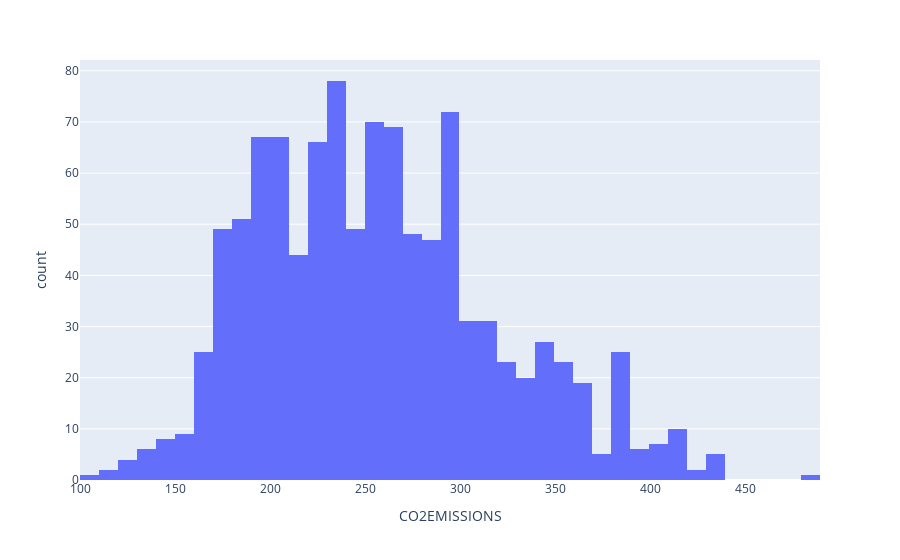

The code cell stored with this chart in its notebook:
### Code cell
fig = px.histogram(df , x='CO2EMISSIONS')
fig.show()

### Figure 1 — Plotly figure (JSON) as saved in the notebook; plotly's stock layout.template omitted (floating-point values rounded to 4 significant figures; data arrays with more than 128 entries replaced by an {"elided": "..."} marker saying what was removed)
{"data": [{"alignmentgroup": "True", "bingroup": "x", "hovertemplate": "CO2EMISSIONS=%{x}<br>count=%{y}<extra></extra>", "legendgroup": "", "marker": {"color": "#636efa", "pattern": {"shape": ""}}, "name": "", "offsetgroup": "", "orientation": "v", "showlegend": false, "type": "histogram", "x": {"elided": "1067 int values"}, "xaxis": "x", "yaxis": "y"}], "layout": {"barmode": "relative", "legend": {"tracegroupgap": 0}, "margin": {"t": 60}, "xaxis": {"anchor": "y", "domain": [0, 1], "title": {"text": "CO2EMISSIONS"}}, "yaxis": {"anchor": "x", "domain": [0, 1], "title": {"text": "count"}}}}
